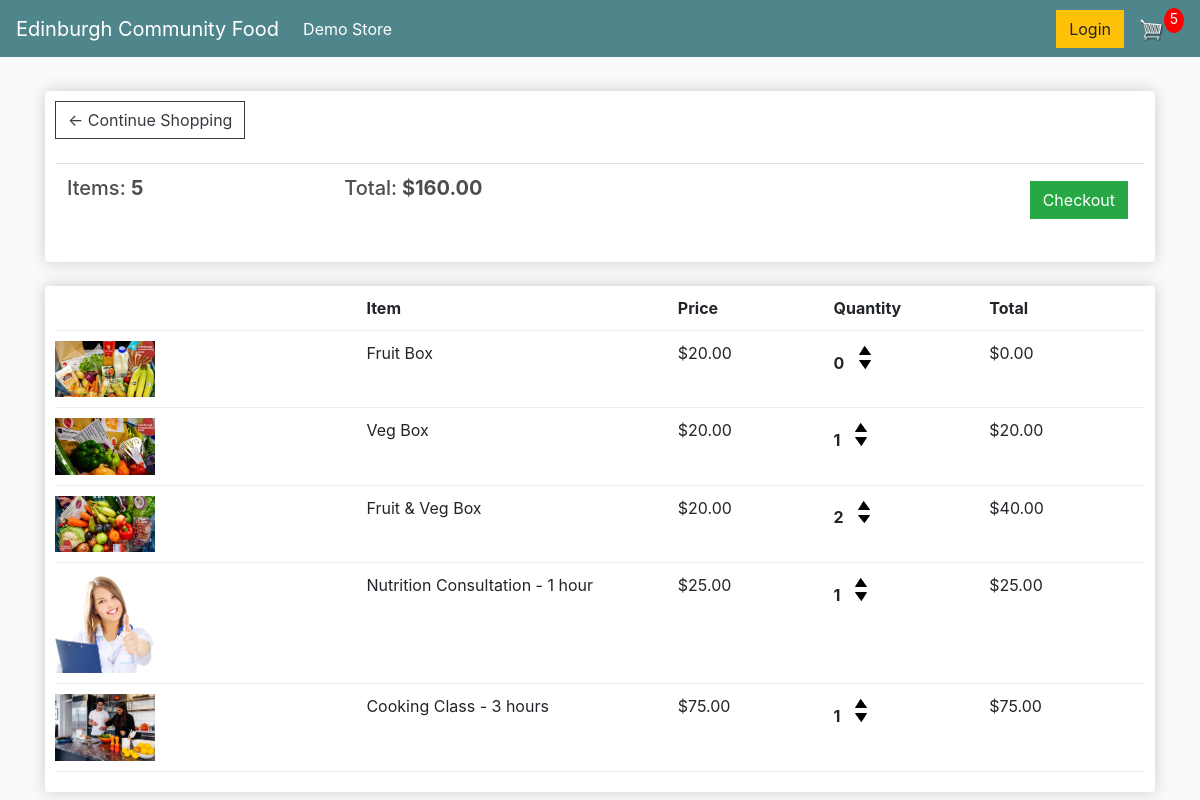
The app's page /cart/ (signed in), older data.
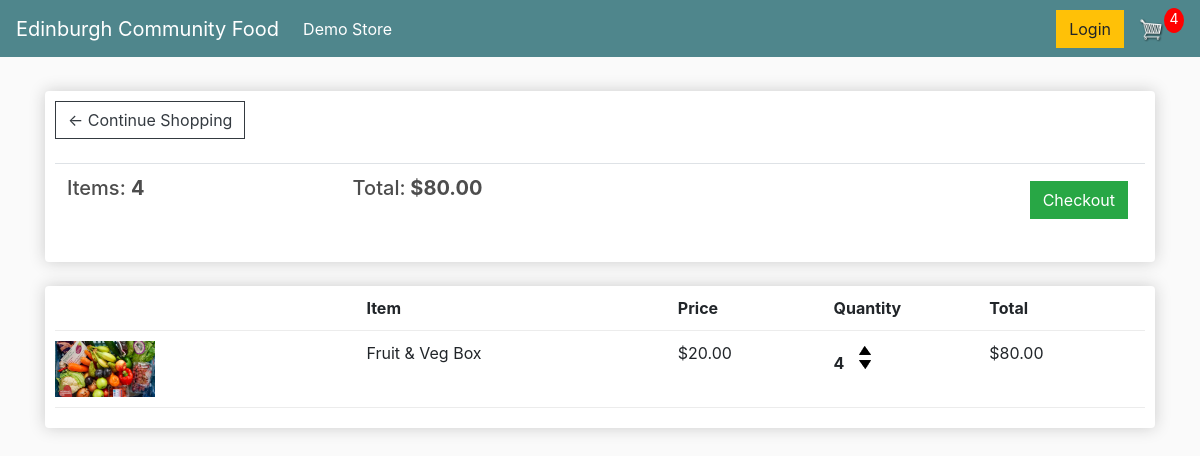
The same page, newer data.
### store/models.py (models this page shows, shortened)
class Order(models.Model):
	customer = models.ForeignKey(Customer, on_delete=models.SET_NULL, null=True, blank=True)
	date_ordered = models.DateTimeField(auto_now_add=True)
	complete = models.BooleanField(default=False)
	transaction_id = models.CharField(max_length=100, null=True)
	@property
	def get_cart_total(self):
		orderitems= self.orderitem_set.all()
		total = sum([item.get_total for item in orderitems])
		return total
	@property
	def get_cart_items(self):
		orderitems= self.orderitem_set.all()
		total = sum([item.quantity for item in orderitems])
		return total

class OrderItem(models.Model):
	product = models.ForeignKey(Product, on_delete=models.SET_NULL, null=True)
	order = models.ForeignKey(Order, on_delete=models.SET_NULL, null=True)
	quantity = models.IntegerField(default=0, null=True, blank=True)
	date_added = models.DateTimeField(auto_now_add=True)
	@property
	def get_total(self):
		total = self.product.price * self.quantity
		return total

class Product(models.Model):
	name = models.CharField(max_length=200)
	price = models.FloatField()
	digital = models.BooleanField(default=False, null=True, blank=True)
	image = models.ImageField(null=True, blank=True)
	@property
	def imageURL(self):
		try:
			url = self.image.url
		except:
			url = ''
		return url

### store/views.py (the view)
# urls.py: path('cart/', views.cart, name="cart"),
def cart(request):
	if request.user.is_authenticated:
		customer = request.user.customer
		order, created = Order.objects.get_or_create(customer=customer, complete=False)
		items = order.orderitem_set.all()
		cartItems = order.get_cart_items
	else:
		items = []
		order = {'get_cart_total': 0, 'get_cart_items':0, 'shipping': False}
		cartItems = order['get_cart_items']
	context = {'items': items, 'order': order, 'cartItems': cartItems}
	return render(request, 'store/cart.html', context)

### store/templates/store/cart.html
{% extends 'store/main.html' %}
{% load static %}
{% block content %}
	<div class="row">
		<div class="col-lg-12">
			<div class="box-element">
				<a  class="btn btn-outline-dark" href="{% url 'store' %}">&#x2190; Continue Shopping</a>
				<br>
				<br>
				<table class="table">
					<tr>
						<th><h5>Items: <strong>{{order.get_cart_items}}</strong></h5></th>
						<th><h5>Total:<strong> ${{order.get_cart_total|floatformat:2}}</strong></h5></th>
						<th>
							<a  style="float:right; margin:5px;" class="btn btn-success" href="{% url 'checkout' %}">Checkout</a>
						</th>
					</tr>
				</table>
			</div>
			<br>
			<div class="box-element">
				<div class="cart-row">
					<div style="flex:2"></div>
					<div style="flex:2"><strong>Item</strong></div>
					<div style="flex:1"><strong>Price</strong></div>
					<div style="flex:1"><strong>Quantity</strong></div>
					<div style="flex:1"><strong>Total</strong></div>
				</div>
				{% for item in items %}
				<div class="cart-row">
					<div style="flex:2"><img class="row-image" src="{{item.product.imageURL}}"></div>
					<div style="flex:2"><p>{{item.product.name}}</p></div>
					<div style="flex:1"><p>${{item.product.price|floatformat:2}}</p></div>
					<div style="flex:1">
						<p class="quantity">{{item.quantity}}</p>
						<div class="quantity">
							<img data-product="{{item.product.id}}" data-action="add" class="chg-quantity update-cart" src="{% static  'images/arrow-up.png' %}">
							<img data-product="{{item.product.id}}" data-action="remove" class="chg-quantity update-cart" src="{% static  'images/arrow-down.png' %}">
						</div>
					</div>
					<div style="flex:1"><p>${{item.get_total|floatformat:2}}</p></div>
				</div>
				{% endfor %}
			</div>
		</div>
	</div>
{% endblock content %}

Row changes from the older to the newer data that the page shows:
removed OrderItem: product.imageURL (picture), product.name "Fruit Box", product.price "20.00", quantity "0", get_total "0.00"
removed OrderItem: product.imageURL (picture), product.name "Veg Box", product.price "20.00", quantity "1", get_total "20.00"
removed OrderItem: product.imageURL (picture), product.name "Nutrition Consultation - 1 hour", product.price "25.00", quantity "1", get_total "25.00"
removed OrderItem: product.imageURL (picture), product.name "Cooking Class - 3 hours", product.price "75.00", quantity "1", get_total "75.00"
changed through a linked row, Order: get_cart_items "5" → "4"; get_cart_total "160.00" → "80.00"
changed OrderItem "Fruit & Veg Box": quantity "2" → "4"; get_total "40.00" → "80.00"
Text that changed along with them:
{{ cartItems }}: "5" → "4"
